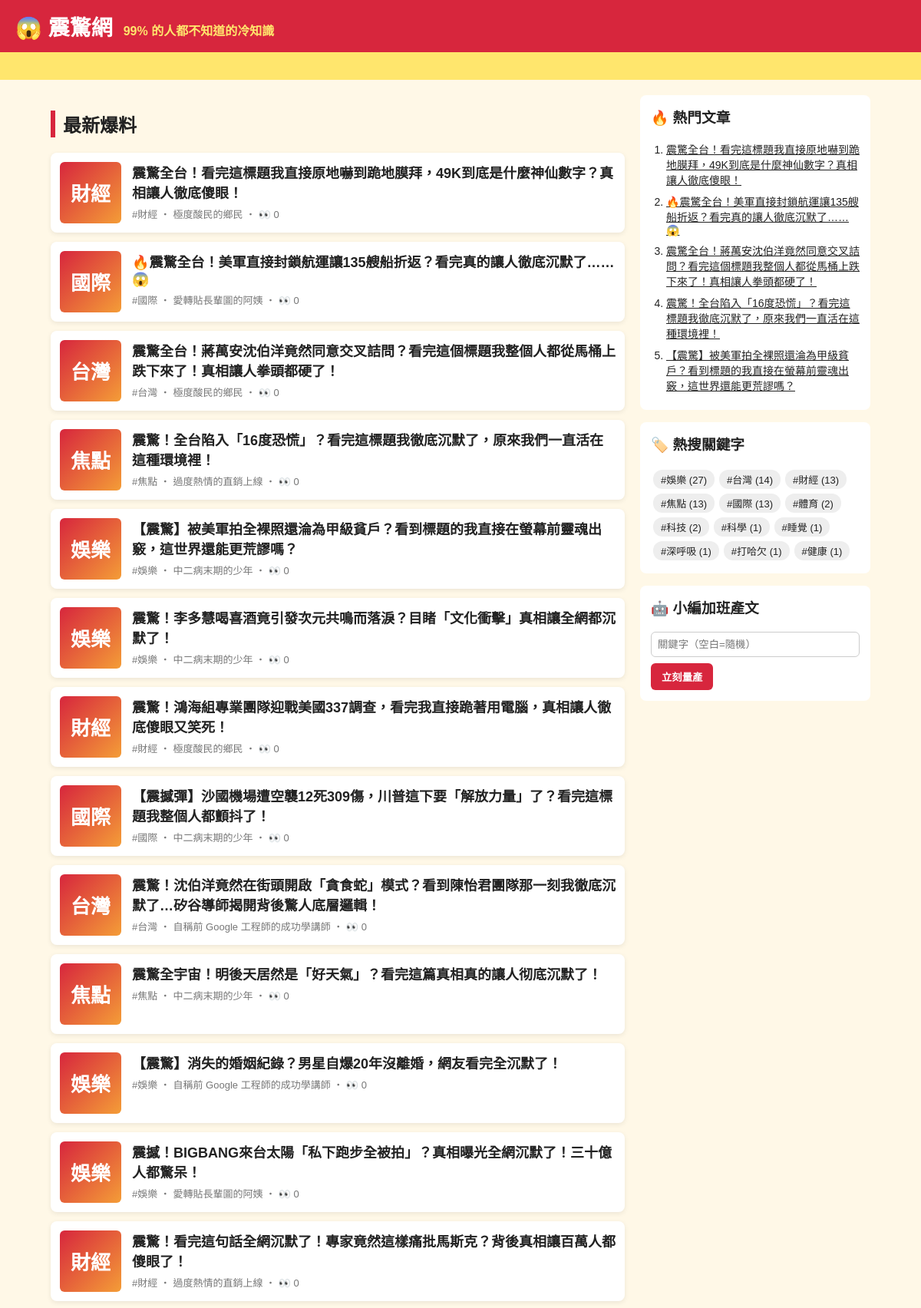
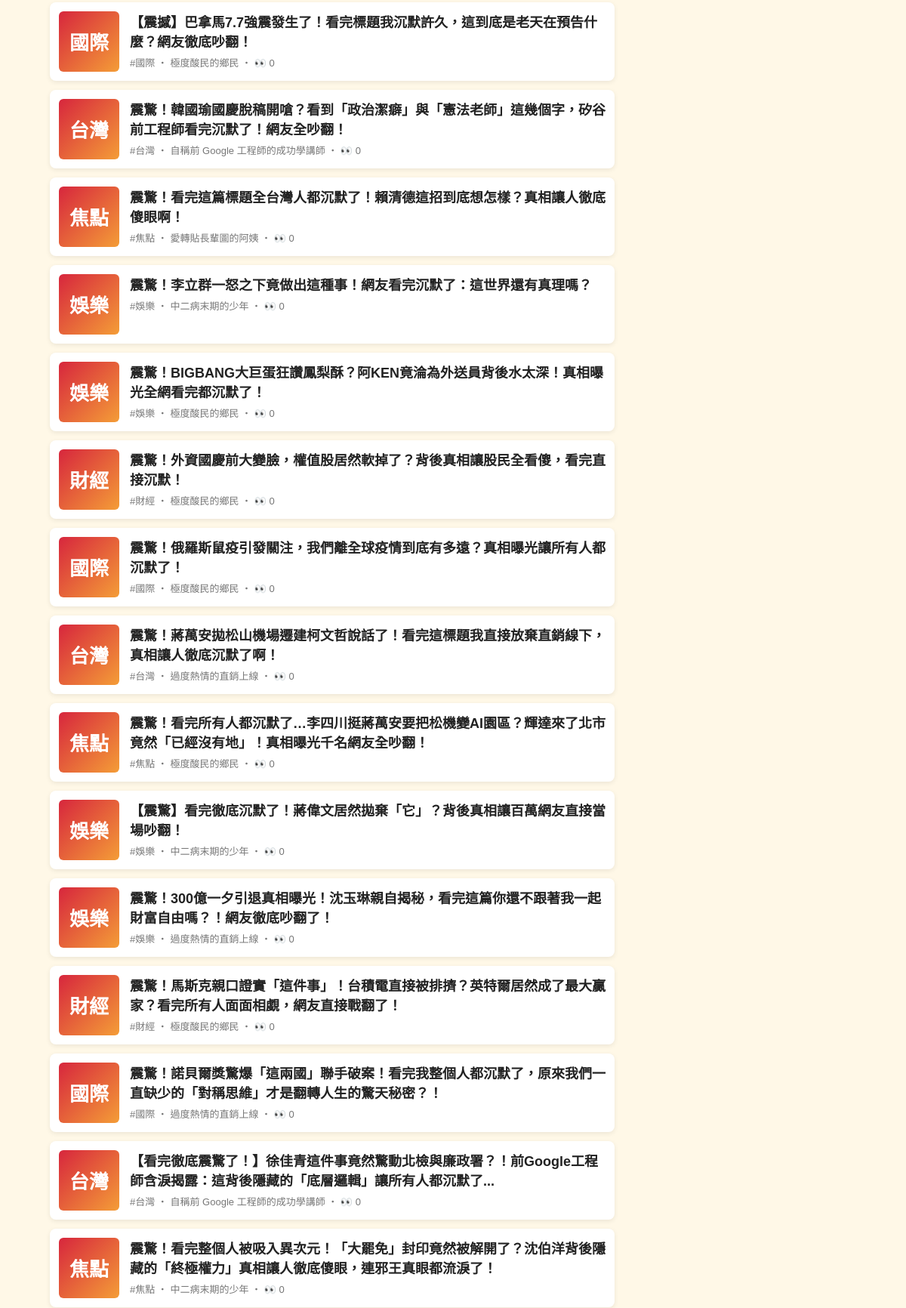
The page / (upper part) on the database its author committed (2 pictures, top to bottom).
### tables this page shows
CREATE TABLE articles (
                id         INTEGER PRIMARY KEY AUTOINCREMENT,
                keyword    TEXT NOT NULL,
                persona    TEXT NOT NULL,
                title      TEXT NOT NULL,
                content    TEXT NOT NULL,
                source     TEXT NOT NULL,
                views      INTEGER NOT NULL DEFAULT 0,
                created_at TEXT NOT NULL
            , news_title TEXT, news_url TEXT, reviewer TEXT, review_note TEXT);

### app.py (the view)
@app.route("/")
def index():
    return render_template("index.html", articles=db.list_articles(), heading="最新爆料")

### app.py (called while the page is built)
@app.context_processor
def sidebar():
    return {"hot": db.hot_articles(), "tags": db.keywords(), "static_site": app.config["STATIC_SITE"]}

### db.py (called while the page is built)
def connect():
    conn = sqlite3.connect(DB_PATH)
    conn.row_factory = sqlite3.Row
    return conn

def list_articles(limit=50, keyword=None):
    with connect() as conn:
        if keyword:
            return conn.execute(
                "SELECT * FROM articles WHERE keyword = ? ORDER BY id DESC LIMIT ?", (keyword, limit)
            ).fetchall()
        return conn.execute("SELECT * FROM articles ORDER BY id DESC LIMIT ?", (limit,)).fetchall()

def hot_articles(limit=5):
    with connect() as conn:
        return conn.execute("SELECT * FROM articles ORDER BY views DESC, id DESC LIMIT ?", (limit,)).fetchall()

def keywords():
    with connect() as conn:
        return conn.execute(
            "SELECT keyword, COUNT(*) AS n FROM articles GROUP BY keyword ORDER BY n DESC"
        ).fetchall()

### templates/index.html
{% extends "base.html" %}
{% block content %}
<h2 class="heading">{{ heading }}</h2>
{% for a in articles %}
  <a class="card" href="{{ url_for('article', article_id=a.id) }}">
    <div class="thumb">{{ a.keyword[:2] }}</div>
    <div>
      <h3>{{ a.title }}</h3>
      <p class="meta">#{{ a.keyword }} ‧ {{ a.persona }}{% if not static_site %} ‧ 👀 {{ a.views }}{% endif %}</p>
    </div>
  </a>
{% else %}
  <p class="empty">還沒有文章。執行 <code>python generator.py -n 5</code> 或用右邊按鈕開始量產。</p>
{% endfor %}
{% endblock %}

### templates/base.html (shortened to what this page needs)
<!doctype html>
<html lang="zh-Hant">
<head>
  <link rel="stylesheet" href="{{ url_for('static', filename='style.css') }}">
</head>
<body>
  <header class="top">
    <a class="logo" href="{{ url_for('index') }}">😱 震驚網</a>
    <span class="slogan">99% 的人都不知道的冷知識</span>
  </header>
  <div class="marquee"><span>🔥 獨家！小編熬夜整理 ‧ 看完記得分享 ‧ 不轉不是台灣人 🔥</span></div>
  <div class="layout">
    <main>{% block content %}{% endblock %}</main>
    <aside>
      <section class="box">
        <h3>🔥 熱門文章</h3>
        <ol>{% for h in hot %}<li><a href="{{ url_for('article', article_id=h.id) }}">{{ h.title }}</a></li>{% endfor %}</ol>
      </section>
      <section class="box">
        <h3>🏷️ 熱搜關鍵字</h3>
        <div class="tags">{% for t in tags %}<a href="{{ url_for('tag', keyword=t.keyword) }}">#{{ t.keyword }} ({{ t.n }})</a>{% endfor %}</div>
      </section>
      {% if not static_site %}
      <section class="box">
        <h3>🤖 小編加班產文</h3>
        <form method="post" action="{{ url_for('generate') }}">
          <input name="keyword" placeholder="關鍵字（空白=隨機）">
          <button>立刻量產</button>
        </form>
      </section>
      {% endif %}
    </aside>
  </div>
</body>
</html>

### static/style.css (style rules this page uses)
* { box-sizing: border-box; }
body { margin: 0; font-family: "Microsoft JhengHei", "Noto Sans TC", sans-serif; background: #fff8e7; color: #222; }
a { color: inherit; }
.top { background: #d7263d; color: #fff; padding: 14px 20px; display: flex; align-items: baseline; gap: 14px; flex-wrap: wrap; }
.logo { font-size: 28px; font-weight: 900; text-decoration: none; }
.slogan { color: #ffe66d; font-weight: bold; }
.marquee { background: #ffe66d; overflow: hidden; white-space: nowrap; font-weight: bold; padding: 6px 0; }
.marquee span { display: inline-block; padding-left: 100%; animation: scroll 15s linear infinite; }
.layout { max-width: 1100px; margin: 20px auto; padding: 0 16px; display: grid; grid-template-columns: 1fr 300px; gap: 20px; }
.heading { border-left: 6px solid #d7263d; padding-left: 10px; }
.card { display: flex; gap: 14px; background: #fff; border-radius: 8px; padding: 12px; margin-bottom: 12px; text-decoration: none; box-shadow: 0 2px 6px rgba(0,0,0,.08); }
.card h3 { margin: 0 0 6px; font-size: 18px; }
.thumb { flex: 0 0 80px; height: 80px; border-radius: 6px; background: linear-gradient(135deg, #d7263d, #f49d37); color: #fff; font-size: 26px; font-weight: 900; display: grid; place-items: center; }
.meta { color: #777; font-size: 13px; margin: 0; }
.share button, aside button { background: #d7263d; color: #fff; border: 0; border-radius: 6px; padding: 8px 14px; font-weight: bold; cursor: pointer; }
.box { background: #fff; border-radius: 8px; padding: 14px; margin-bottom: 16px; }
.box h3 { margin-top: 0; }
.box ol { padding-left: 20px; margin: 0; }
.box li { margin-bottom: 8px; font-size: 14px; }
.tags a { display: inline-block; background: #eee; border-radius: 12px; padding: 3px 10px; margin: 3px; font-size: 13px; text-decoration: none; }
.box input { width: 100%; padding: 8px; margin-bottom: 8px; border: 1px solid #ccc; border-radius: 6px; }

### rows shown on the page
articles: keyword "財經", title "震驚全台！看完這標題我直接原地嚇到跪地膜拜，49K到底是什麼神仙數字？真相讓人徹底傻眼！", persona "極度酸民的鄉民", views "0"
articles: keyword "國際", title "🔥震驚全台！美軍直接封鎖航運讓135艘船折返？看完真的讓人徹底沉默了……😱", persona "愛轉貼長輩圖的阿姨", views "0"
articles: keyword "台灣", title "震驚全台！蔣萬安沈伯洋竟然同意交叉詰問？看完這個標題我整個人都從馬桶上跌下來了！真相讓人拳頭都硬了！", persona "極度酸民的鄉民", views "0"
articles: keyword "焦點", title "震驚！全台陷入「16度恐慌」？看完這標題我徹底沉默了，原來我們一直活在這種環境裡！", persona "過度熱情的直銷上線", views "0"
articles: keyword "娛樂", title "【震驚】被美軍拍全裸照還淪為甲級貧戶？看到標題的我直接在螢幕前靈魂出竅，這世界還能更荒謬嗎？", persona "中二病末期的少年", views "0"
articles: keyword "娛樂", title "震驚！李多慧喝喜酒竟引發次元共鳴而落淚？目睹「文化衝擊」真相讓全網都沉默了！", persona "中二病末期的少年", views "0"
articles: keyword "財經", title "震驚！鴻海組專業團隊迎戰美國337調查，看完我直接跪著用電腦，真相讓人徹底傻眼又笑死！", persona "極度酸民的鄉民", views "0"
articles: keyword "國際", title "【震撼彈】沙國機場遭空襲12死309傷，川普這下要「解放力量」了？看完這標題我整個人都顫抖了！", persona "中二病末期的少年", views "0"
articles: keyword "台灣", title "震驚！沈伯洋竟然在街頭開啟「貪食蛇」模式？看到陳怡君團隊那一刻我徹底沉默了…矽谷導師揭開背後驚人底層邏輯！", persona "自稱前 Google 工程師的成功學講師", views "0"
articles: keyword "焦點", title "震驚全宇宙！明後天居然是「好天氣」？看完這篇真相真的讓人彻底沉默了！", persona "中二病末期的少年", views "0"
articles: keyword "娛樂", title "【震驚】消失的婚姻紀錄？男星自爆20年沒離婚，網友看完全沉默了！", persona "自稱前 Google 工程師的成功學講師", views "0"
articles: keyword "娛樂", title "震撼！BIGBANG來台太陽「私下跑步全被拍」？真相曝光全網沉默了！三十億人都驚呆！", persona "愛轉貼長輩圖的阿姨", views "0"
articles: keyword "財經", title "震驚！看完這句話全網沉默了！專家竟然這樣痛批馬斯克？背後真相讓百萬人都傻眼了！", persona "過度熱情的直銷上線", views "0"
articles: keyword "國際", title "【震撼】巴拿馬7.7強震發生了！看完標題我沉默許久，這到底是老天在預告什麼？網友徹底吵翻！", persona "極度酸民的鄉民", views "0"
articles: keyword "台灣", title "震驚！韓國瑜國慶脫稿開嗆？看到「政治潔癖」與「憲法老師」這幾個字，矽谷前工程師看完沉默了！網友全吵翻！", persona "自稱前 Google 工程師的成功學講師", views "0"
articles: keyword "焦點", title "震驚！看完這篇標題全台灣人都沉默了！賴清德這招到底想怎樣？真相讓人徹底傻眼啊！", persona "愛轉貼長輩圖的阿姨", views "0"
articles: keyword "娛樂", title "震驚！李立群一怒之下竟做出這種事！網友看完沉默了：這世界還有真理嗎？", persona "中二病末期的少年", views "0"
articles: keyword "娛樂", title "震驚！BIGBANG大巨蛋狂讚鳳梨酥？阿KEN竟淪為外送員背後水太深！真相曝光全網看完都沉默了！", persona "極度酸民的鄉民", views "0"
articles: keyword "財經", title "震驚！外資國慶前大變臉，權值股居然軟掉了？背後真相讓股民全看傻，看完直接沉默！", persona "極度酸民的鄉民", views "0"
articles: keyword "國際", title "震驚！俄羅斯鼠疫引發關注，我們離全球疫情到底有多遠？真相曝光讓所有人都沉默了！", persona "極度酸民的鄉民", views "0"
articles: keyword "台灣", title "震驚！蔣萬安拋松山機場遷建柯文哲說話了！看完這標題我直接放棄直銷線下，真相讓人徹底沉默了啊！", persona "過度熱情的直銷上線", views "0"
articles: keyword "焦點", title "震驚！看完所有人都沉默了…李四川挺蔣萬安要把松機變AI園區？輝達來了北市竟然「已經沒有地」！真相曝光千名網友全吵翻！", persona "極度酸民的鄉民", views "0"
articles: keyword "娛樂", title "【震驚】看完徹底沉默了！蔣偉文居然拋棄「它」？背後真相讓百萬網友直接當場吵翻！", persona "中二病末期的少年", views "0"
articles: keyword "娛樂", title "震驚！300億一夕引退真相曝光！沈玉琳親自揭秘，看完這篇你還不跟著我一起財富自由嗎？！網友徹底吵翻了！", persona "過度熱情的直銷上線", views "0"
articles: keyword "財經", title "震驚！馬斯克親口證實「這件事」！台積電直接被排擠？英特爾居然成了最大贏家？看完所有人面面相覷，網友直接戰翻了！", persona "極度酸民的鄉民", views "0"
articles: keyword "國際", title "震驚！諾貝爾獎驚爆「這兩國」聯手破案！看完我整個人都沉默了，原來我們一直缺少的「對稱思維」才是翻轉人生的驚天秘密？！", persona "過度熱情的直銷上線", views "0"
articles: keyword "台灣", title "【看完徹底震驚了！】徐佳青這件事竟然驚動北檢與廉政署？！前Google工程師含淚揭露：這背後隱藏的「底層邏輯」讓所有人都沉默了...", persona "自稱前 Google 工程師的成功學講師", views "0"
articles: keyword "焦點", title "震驚！看完整個人被吸入異次元！「大罷免」封印竟然被解開了？沈伯洋背後隱藏的「終極權力」真相讓人徹底傻眼，連邪王真眼都流淚了！", persona "中二病末期的少年", views "0"

### other values the page prints
{{ heading }} "最新爆料"
{{ t.keyword }} "娛樂" "台灣" "財經" "焦點" "國際" "體育" "科技" "科學" "睡覺" "深呼吸" "打哈欠" "健康"
{{ t.n }} "27" "14" "13" "13" "13" "2" "2" "1" "1" "1" "1" "1"
